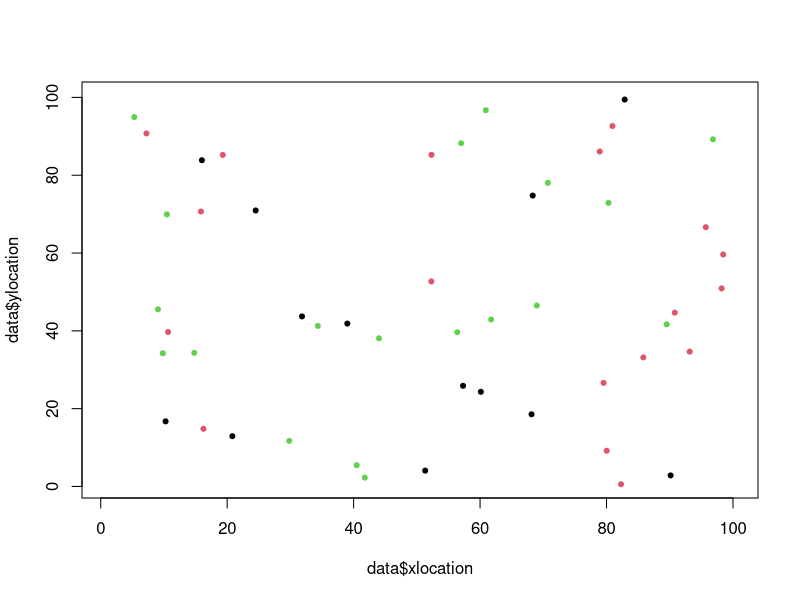

Source code (R): (Note: this script raises an error after producing the figure.)
#Load packages
library(tidyverse) 
# Set up a grid to represent land
#Place individuals on plot
xsize = ysize = 100
numInd = 50
numSpecies = 3
data <-  tibble("ID" = 1:numInd, "age" = sample(150, 50, replace = TRUE), 
                 species = sample(numSpecies, 50, replace = TRUE), "xlocation" = runif(50, 0, 100), 
                 "ylocation" = runif(50,0,100), "parentalDistance" = 0)
plot(data$xlocation, data$ylocation, col = data$species, pch = 20, xlim = c(1,100), ylim = c(1,100))

#Set up rates of birth/death/growth etc...
deltaT = 1 #1 year periods of growth
ageChange = deltaT
maxAge = 150
seeds = 10
dispParam = 10 #dispersalParam
DensParam = 2.5 #DensityParam
DensParam1 = 200
uniqueSp = unique(data$species)
numYears = 50
popSize = NULL
avgDens = NULL
parameterTests = tibble("dens" = NULL, "popSize" = NULL, "avgDens" = NULL)
### MAIN LOOP ####

##Currently using for loops to determine parameters##

for (i in seq(2, 7, by = 0.2)){
  data <-  tibble("ID" = 1:numInd, "age" = sample(150, 50, replace = TRUE), 
                  species = sample(numSpecies, 50, replace = TRUE), "xlocation" = runif(50, 0, 100), 
                  "ylocation" = runif(50,0,100), "parentalDistance" = 0)
  DensParam <-  i
  popSize = NULL
  avgDens = NULL
  for(t in seq(0, numYears, by = deltaT)){ 
    #grow
    data$age = data$age + deltaT
    #disperse seeds/
    Ind = data[1, ]
    babies <- dispersal(Ind, data$species, data$xlocation, data$ylocation)
    #survival of seeds
    babies <- seedPredation(babies, babies$parentalDistance)
    data <- bind_rows(data, babies)
    #Background death of adults. Death rate decreases with age
    data <- backgroundDeath(data, data$age)
    #Conspecific density death
    livePastDens = NULL
    for (i in 1:length(uniqueSp)){
      sp = uniqueSp[i]
      subPop = subset(data, species == sp)
      survived <- densityPredation(subPop, subPop$age, subPop$ID, subPop$xlocation, subPop$ylocation)
      livePastDens <-  bind_rows(livePastDens, survived)
      livePastDens <- livePastDens[order(livePastDens$ID), ]
    }
    data <- livePastDens
    #trees over max age die
    data  <- filter(data, age <= 150)
    
    #Supplemental funs
    
    popSize = c(popSize, nrow(data))
    
    currentDens <- densSize(data$xlocation, data$ylocation)
    avgDens <- c(avgDens, currentDens)
    
    
    plot(data$xlocation, data$ylocation, col = data$species, pch = 20, xlim = c(1,100), ylim = c(1,100))
    
  }
  currentParams = tibble("dens" = DensParam, "popSize" = mean(popSize), "avgDens" = mean(avgDens))
  parameterTests <- bind_rows(parameterTests, currentParams)
  
  
}
  





##### MAIN FUNCTIONS #######

#Disperse 10 seeds per parent
dispersal <- function(Ind, species, xlocation, ylocation){
    babies = NULL
    Adults = tibble("species" = species, "x" = xlocation, "y" = ylocation)
    for (i in 1:nrow(Adults)){
      eachAdult = Adults[i,]
      for (j in 1:seeds){
        baby = Ind
        baby$age = as.integer(0)
        baby$ID  = max(data$ID) + (10*(i-1)) + j
        baby$species  =  eachAdult$species
        babyDist = abs(rnorm(1, mean=0, sd=dispParam))
        xDirection = runif(1)
        baby$xlocation = ((xDirection*babyDist) + eachAdult$x) %% xsize
        baby$ylocation = (((1-xDirection) * babyDist) + eachAdult$y) %% ysize
        baby$parentalDistance = babyDist
        babies <- bind_rows(babies, baby)
      }
    }
    return(babies)
    #babies going over borders of ecosystem, fix  that later
}



#Seeds predated based on distance from parent
seedPredation <- function(Babies, parentalDist){
  babySurv = NULL
  for (i in 1:nrow(Babies)){
    dist = parentalDist[i]
    danger = 1/dist
    luck = runif(1)*danger
    indDeath = luck > 0.1
    babySurv[i] = indDeath
  }
  return(Babies[!babySurv, ])
}

#predation based on conspecifics nearby
densityPredation <- function(subPop, age, ID, xlocation, ylocation){
  survived = NULL
  dead = NULL
  indSpecies <-  data.frame(cbind("ID" = ID, "age" = age, "xlocation" = xlocation, "ylocation" = ylocation))
  for (i in 1:nrow(subPop)){
    neighbors <-  NULL
    ageInd = age[i]
    indX <-  xlocation[i]
    indY <-  ylocation[i]
    xNeighbors = data.frame(subset(indSpecies, xlocation <= indX + DensParam & xlocation >= indX 
                                   - DensParam
                                   & xlocation != indX))
    yNeighbors = data.frame(subset(indSpecies, ylocation <= indY + DensParam & 
                                     ylocation >= indY - DensParam
                                   & ylocation != indY))
    neighbors = bind_rows(neighbors,xNeighbors)
    neighbors = bind_rows(neighbors, yNeighbors)
    neighbors = unique(neighbors)
    prob <- ifelse(nrow(neighbors)>0,  (DensParam1/nrow(neighbors) * (ageInd+1))/((max(neighbors$age))+1),
           1.01)
    ifelse(runif(1) < prob, survived <-  bind_rows(subPop[i, ], survived), next)
  }
  return(survived)
}

#Natural Background death
backgroundDeath <- function(population, age){
  living = c()
  probDeath = c()
  for (i in 1:nrow(population)){
    probDeath[i] <- ifelse(age[i] > 0,  0.4/age[i], 0.7)
    alive <- (runif(1) > probDeath[i])
    living[i] = alive
  }
  return(population[living,])
}


### SUPPLEMENTAL FUNCTIONS###

#Used to plot population over time
plotSize <- function(popSize){
  popTime <- tibble("gen" = c(1:length(popSize)), "population" = popSize)
  plot(popTime$gen, popTime$population, type = "b", col = "blue")
}

#used to plot average density for a specific parameter
densSize <- function(xlocation, ylocation){
  Densities = NULL
  for (i in seq(0,95, by = 5)){
    popSegment = subset(xlocation, xlocation > i & xlocation < i+5)
    Densities = c(Densities, length(popSegment))
  }
  return(mean(Densities))
}

plot(densSize)

#Only one tree in comp should die if multiple trees in area?
#Redo function driving density dependence
